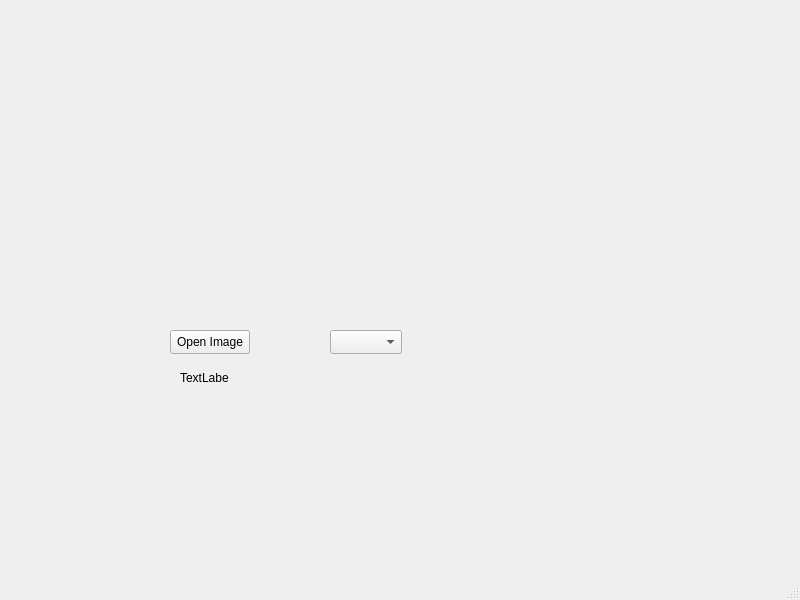
<?xml version="1.0" encoding="UTF-8"?>
<ui version="4.0">
 <class>MainWindow</class>
 <widget class="QMainWindow" name="MainWindow">
  <property name="geometry">
   <rect>
    <x>0</x>
    <y>0</y>
    <width>800</width>
    <height>600</height>
   </rect>
  </property>
  <property name="windowTitle">
   <string>MainWindow</string>
  </property>
  <widget class="QWidget" name="centralwidget">
   <widget class="QPushButton" name="pushButton">
    <property name="geometry">
     <rect>
      <x>170</x>
      <y>330</y>
      <width>80</width>
      <height>24</height>
     </rect>
    </property>
    <property name="text">
     <string>Open Image</string>
    </property>
   </widget>
   <widget class="QLabel" name="imageLabel">
    <property name="geometry">
     <rect>
      <x>180</x>
      <y>370</y>
      <width>49</width>
      <height>16</height>
     </rect>
    </property>
    <property name="text">
     <string>TextLabel</string>
    </property>
   </widget>
   <widget class="QComboBox" name="modeComboBox">
    <property name="geometry">
     <rect>
      <x>330</x>
      <y>330</y>
      <width>72</width>
      <height>24</height>
     </rect>
    </property>
   </widget>
  </widget>
  <widget class="QMenuBar" name="menubar">
   <property name="geometry">
    <rect>
     <x>0</x>
     <y>0</y>
     <width>800</width>
     <height>21</height>
    </rect>
   </property>
  </widget>
  <widget class="QStatusBar" name="statusbar"/>
 </widget>
 <resources/>
 <connections/>
</ui>
